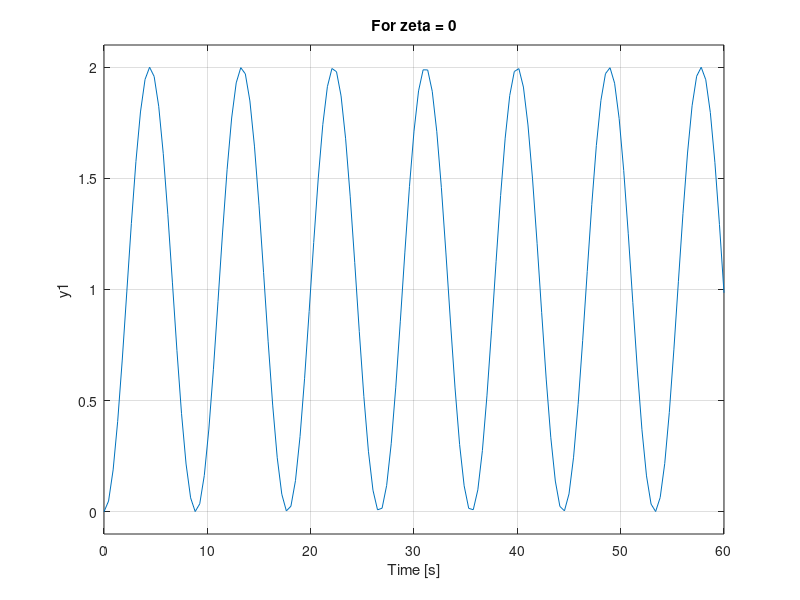

Reproduce this figure in MATLAB.
%Tejas Kajale

%Transfer function for Mass spring and damper 

clc;
close all;
clear all;

%Case 1: zeta>1
M1=10;
D1=10;
K1=1;
Zeta1= 0.5*D1/(sqrt(M1*K1))
wn1= sqrt(K1/M1)
tf1=tf(1,[M1,D1,K1]);
subplot(2,2,1)
step(tf1)
title('For zeta >1')

%Case 2: 0<zeta<1
M2=10;
D2=1;
K2=1;
Zeta2= 0.5*D2/(sqrt(M2*K2))
wn2= sqrt(K2/M2)
tf2=tf(1,[M2,D2,K2]);
subplot(2,2,2)
step(tf2)
title('For 0<zeta<1 ')

%Case 3: zeta=1
M3=1;
D3=2;
K3=1;
Zeta3= 0.5*D3/(sqrt(M3*K3))
wn3= sqrt(K3/M3)
tf3=tf(1,[M3,D3,K3]);
subplot(2,2,3)
step(tf3)
title('For zeta = 1')

%Case 4: zeta=0
M4=2;
D4=0;
K4=1;
Zeta4= 0.5*D4/(sqrt(M4*K4))
wn4= sqrt(K4/M4)
tf4=tf(1,[M4,D4,K4]);
subplot(2,2,4)
step(tf4)
title('For zeta = 0')
